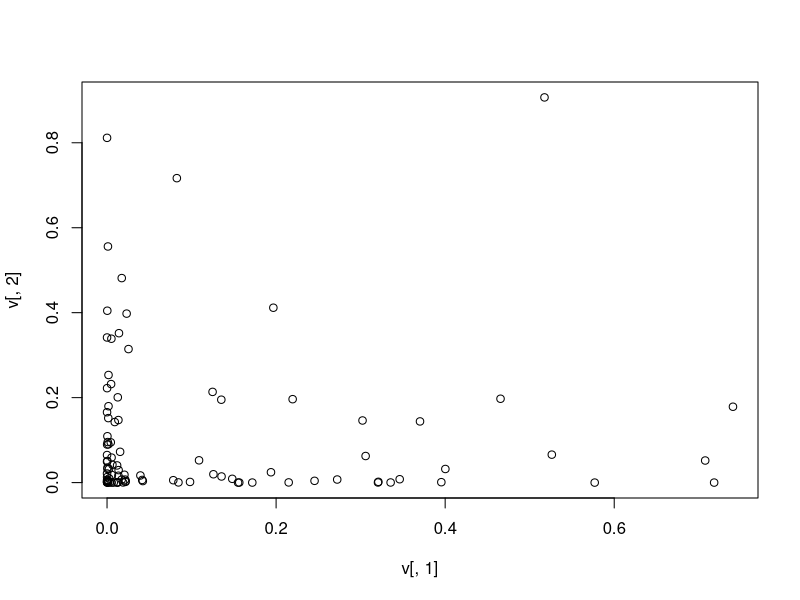

Write the R code that produced this figure.
simu_X_Y = function(k){
  # k paramètre {X^{1/k} + Y^{1/k}}
  
  ######### Simulation de X par inversion de la fonctoin de reparttion ########
  u = runif(1)
  x = (1 - sqrt(1 - u))^k
  #############################################################################
  
  ######## Simulation de Y = (uniforme(1, 0, 1 - x^{1/k})^k  ###########
  y = runif(1, 0, 1 - x^{1/k})^k
  ######################################################################
  return(c(x, y))
}

simu_Gibbs = function(k, n){
  # k paramètre {X^{1/k} + Y^{1/k}}
  # n taille de la simulation
  
  array(as.numeric(unlist(replicate(n,simu_X_Y(k),F))), dim=c(n, 2))
}

############ Main ##############
v = simu_Gibbs(3, 100)
plot(v[,1],v[,2])
################################


